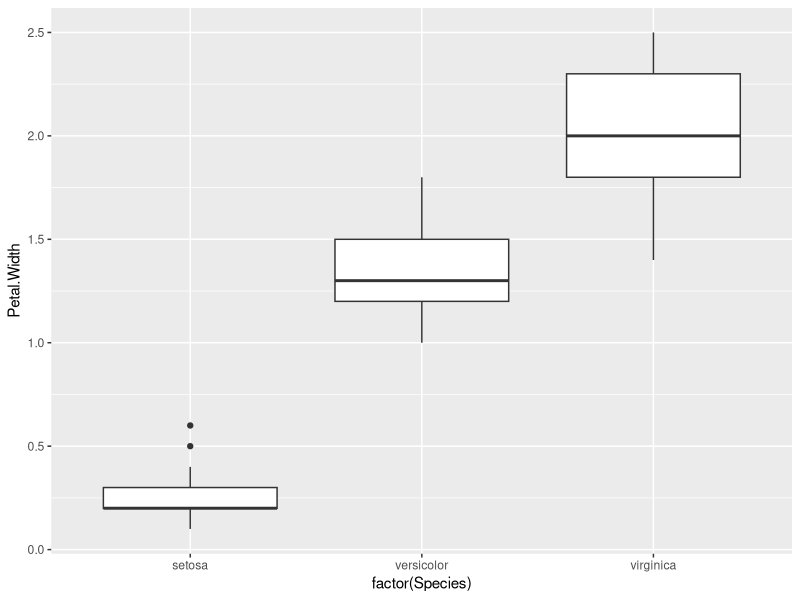

Reproduce this figure in R.
## ---- chunk 1

library(ggthemes)
library(tidyverse)
#View(iris)
AOV <- aov(Petal.Width ~ factor(Species), data=iris)
summary(AOV)

ANOplot2 <- ggplot(data=iris, mapping=aes(x=factor(Species), y=Petal.Width)) +
  geom_boxplot() +
  scale_fill_grey()
### I was absent for this class so apologies for this being so rough!!

ANOplot2















